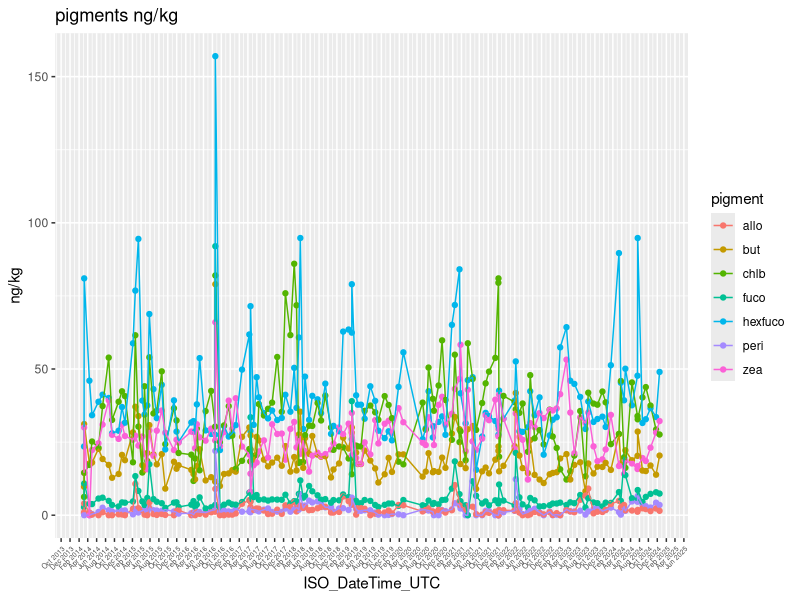
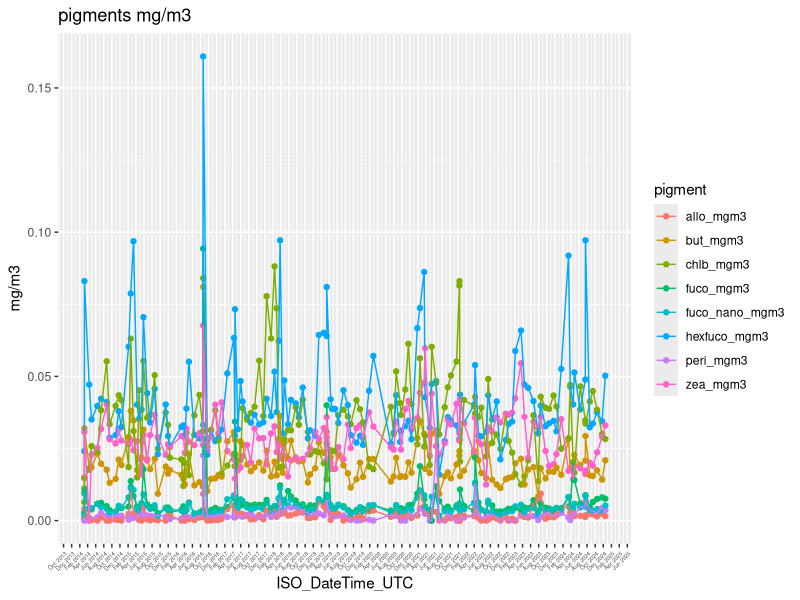
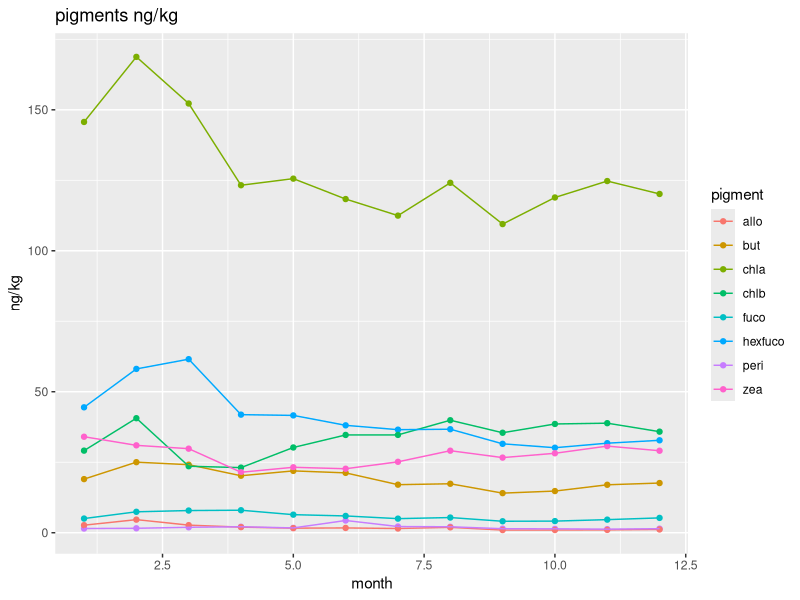
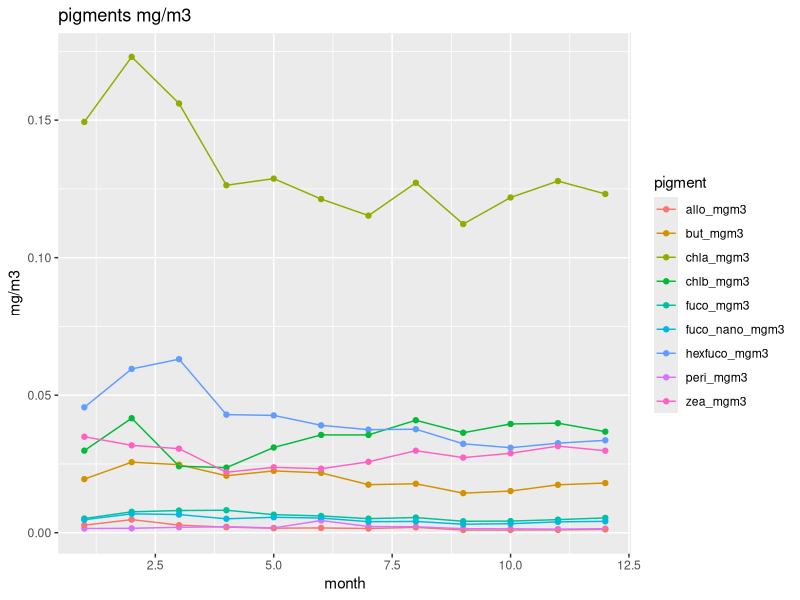
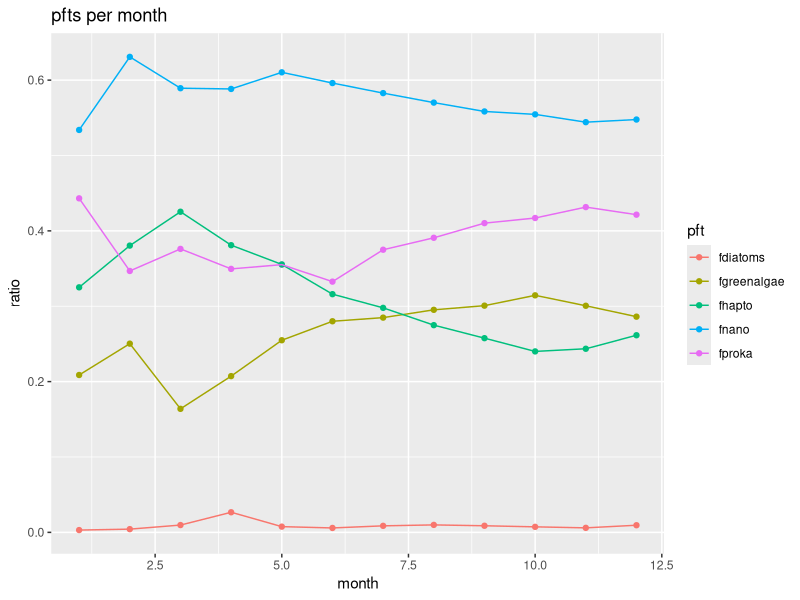
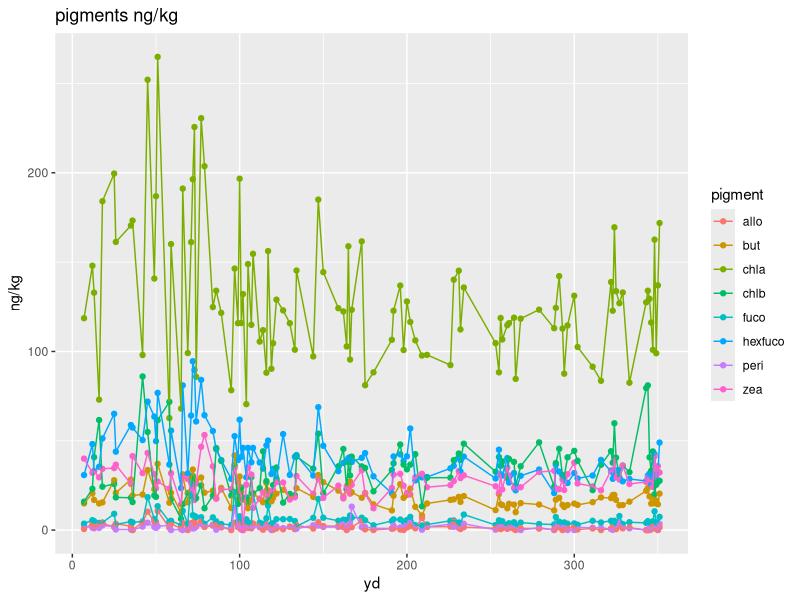
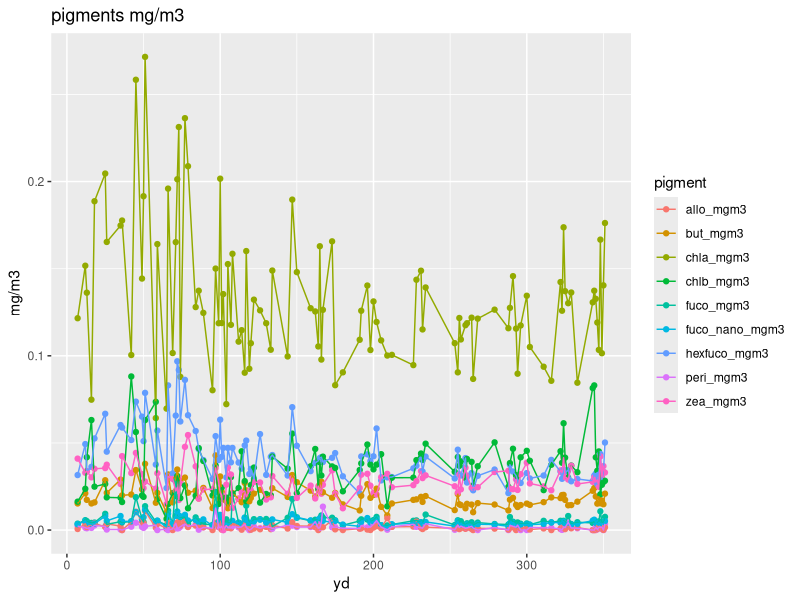
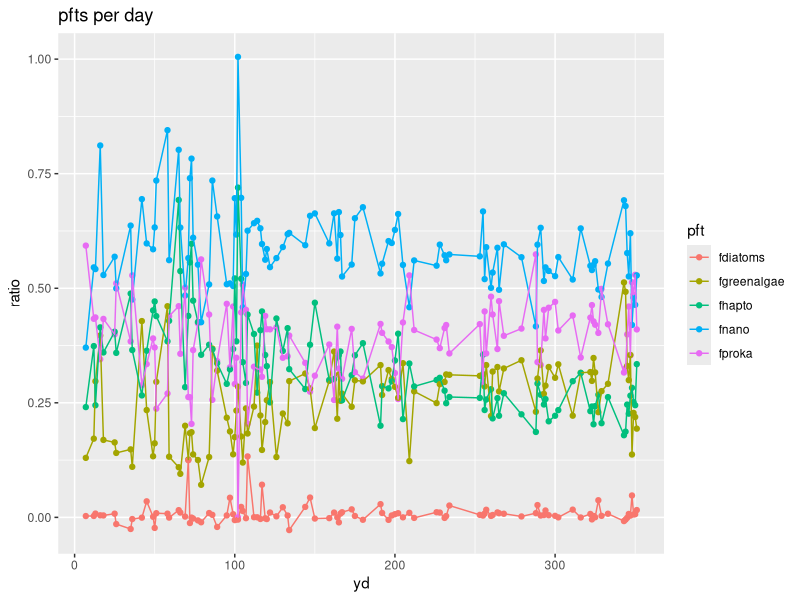

R code for these plots, in order:
## ---- chunk 1
#load in libraries
library(tidyverse)
library(lubridate)
library(viridis)
library(gridExtra)
## ---- chunk 2
pigments = read_csv('893521_v8_bats_pigments.csv')
## ---- chunk 3
pig = pigments %>%
  select(ID, ISO_DateTime_UTC, yyyymmdd, decy, time, Latitude, Longitude, Cruise_num, Cast, Cast_type, Bottle_number, Depth, QF_depth, p4, QF_p4, p5, QF_p5, p6, QF_p6, p7, QF_p7, p10, QF_p10, p13, QF_p13, p14, QF_p14, p19, QF_p19)
#QF_Niskin_GoFlo and QF_depth might be good to have for later
## ---- chunk 4
pig_clean = pig %>%
  filter(QF_p4 != 9 | 
           QF_p4 != 9 |
           QF_p5 != 9 |
           QF_p6 != 9 |
           QF_p7 != 9 |
           QF_p10 != 9 |
           QF_p13 != 9 |
           QF_p14 != 9 |
           QF_p19 != 9) %>%
  filter(Depth < 200) #photic zone
## ---- chunk 5
pig_clean_yd = pig_clean %>%
  mutate(year = year(ISO_DateTime_UTC),
         month = month(ISO_DateTime_UTC),
         day = day(ISO_DateTime_UTC),
         yd = yday(ISO_DateTime_UTC)) %>%
  select(ID, ISO_DateTime_UTC, yyyymmdd, decy, time, month, day, year, yd, Latitude, Longitude, Cruise_num, Cast, Cast_type, Bottle_number, Depth, p4, QF_p4, p5, QF_p5, p6, QF_p6, p7, QF_p7, p10, QF_p10, p13, QF_p13, p14, QF_p14, p19, QF_p19) %>%
  filter(year >= 2014)
## ---- chunk 6
#time series
pig_clean_ts = pig_clean_yd %>%
  group_by(ISO_DateTime_UTC) %>% 
  summarise(across(starts_with('p'), \(x) mean(x, na.rm = TRUE))) %>%
  rename(peri = p4,
         but = p5,
         fuco = p6,
         hexfuco = p7,
         allo = p10,
         chlb = p13,
         chla = p14,
         zea = p19) %>%
  mutate(peri_mgm3 = peri*1025*0.000001,
         but_mgm3 = but*1025*0.000001,
         fuco_mgm3 = fuco*1025*0.000001,
         hexfuco_mgm3 = hexfuco*1025*0.000001,
         allo_mgm3 = allo*1025*0.000001,
         chlb_mgm3 = chlb*1025*0.000001,
         chla_mgm3 = chla*1025*0.000001,
         zea_mgm3 = zea*1025*0.000001,
         fuco_nano_mgm3 = (hexfuco_mgm3^0.098)*(but_mgm3^1.284)) %>%
  mutate(chlaw_mgm3 = ((1.27*fuco_mgm3) + (2.43*peri_mgm3) + (1.07*hexfuco_mgm3) + (2.06*allo_mgm3) + (1.30*chlb_mgm3) + (2.36*zea_mgm3)))

pig_clean_ts_long_ngkg = pig_clean_ts %>%
  select(-peri_mgm3, -but_mgm3, -fuco_mgm3, -hexfuco_mgm3, -allo_mgm3, -chlb_mgm3, -chla_mgm3, -zea_mgm3, -fuco_nano_mgm3, -chlaw_mgm3, -chla) %>%
  pivot_longer(cols = 2:8,
               names_to = 'pigment',
               values_to = 'ng/kg')

pig_clean_ts_long_mgm3 = pig_clean_ts %>%
  select(-peri, -but, -fuco, -hexfuco, -allo, -chlb, -chla, -zea, -chlaw_mgm3, -chla_mgm3) %>%
  pivot_longer(cols = 2:9,
               names_to = 'pigment',
               values_to = 'mg/m3')
## ---- chunk 7
ggplot(pig_clean_ts_long_ngkg, aes(x = ISO_DateTime_UTC, y = `ng/kg`)) + 
  geom_point(aes(color = pigment)) +
  geom_line(aes(group = pigment, color = pigment)) +
  labs(title = 'pigments ng/kg') + 
  scale_x_datetime(
    date_breaks = "2 month",       # monthly ticks
    date_labels = "%b %Y"          # e.g., "Aug 2016"
  ) + theme(axis.text.x = element_text(angle = 45, hjust = 1, size = 5))
ggplot(pig_clean_ts_long_mgm3, aes(x = ISO_DateTime_UTC, y = `mg/m3`)) + 
  geom_point(aes(color = pigment)) +
  geom_line(aes(group = pigment, color = pigment)) +
  labs(title = 'pigments mg/m3') + 
  scale_x_datetime(
    date_breaks = "2 month",       # monthly ticks
    date_labels = "%b %Y"          # e.g., "Aug 2016"
  ) + theme(axis.text.x = element_text(angle = 45, hjust = 1, size = 4))
#add and delete chla from each to add or remove it
## ---- chunk 8
#monthly average
pig_clean_month = pig_clean_yd %>%
  group_by(month) %>% 
  summarise(across(starts_with('p'), \(x) mean(x, na.rm = TRUE))) %>%
  rename(peri = p4,
         but = p5,
         fuco = p6,
         hexfuco = p7,
         allo = p10,
         chlb = p13,
         chla = p14,
         zea = p19) %>%
  mutate(peri_mgm3 = peri*1025*0.000001,
         but_mgm3 = but*1025*0.000001,
         fuco_mgm3 = fuco*1025*0.000001,
         hexfuco_mgm3 = hexfuco*1025*0.000001,
         allo_mgm3 = allo*1025*0.000001,
         chlb_mgm3 = chlb*1025*0.000001,
         chla_mgm3 = chla*1025*0.000001,
         zea_mgm3 = zea*1025*0.000001,
         fuco_nano_mgm3 = (hexfuco_mgm3^0.098)*(but_mgm3^1.284)) %>%
  mutate(chlaw_mgm3 = ((1.27*fuco_mgm3) + (2.43*peri_mgm3) + (1.07*hexfuco_mgm3) + (2.06*allo_mgm3) + (1.30*chlb_mgm3) + (2.36*zea_mgm3))) #but is not included because it was excluded after multiple regression analyses in the losa supplement
## ---- chunk 9
pig_clean_month_long_ngkg = pig_clean_month %>%
  select(-peri_mgm3, -but_mgm3, -fuco_mgm3, -hexfuco_mgm3, -allo_mgm3, -chlb_mgm3, -chla_mgm3, -zea_mgm3, -fuco_nano_mgm3) %>%
  pivot_longer(cols = 2:9,
               names_to = 'pigment',
               values_to = 'ng/kg')

pig_clean_month_long_mgm3 = pig_clean_month %>%
  select(-peri, -but, -fuco, -hexfuco, -allo, -chlb, -chla, -zea) %>%
  pivot_longer(cols = 2:10,
               names_to = 'pigment',
               values_to = 'mg/m3')
## ---- chunk 10
ggplot(pig_clean_month_long_ngkg, aes(x = month, y = `ng/kg`)) + 
  geom_point(aes(color = pigment)) +
  geom_line(aes(group = pigment, color = pigment)) +
  labs(title = 'pigments ng/kg')
ggplot(pig_clean_month_long_mgm3, aes(x = month, y = `mg/m3`)) + 
  geom_point(aes(color = pigment)) +
  geom_line(aes(group = pigment, color = pigment)) +
  labs(title = 'pigments mg/m3')
## ---- chunk 11
pfts_month = pig_clean_month %>%
  select(month) %>%
  mutate(fproka = ((2.36*pig_clean_month$zea_mgm3)/pig_clean_month$chlaw_mgm3),
         fgreenalgae = ((1.30*pig_clean_month$chlb_mgm3)/pig_clean_month$chlaw_mgm3),
         fnano = ((1.07*pig_clean_month$hexfuco_mgm3+2.06*pig_clean_month$allo_mgm3+1.30*pig_clean_month$chlb_mgm3+1.27*pig_clean_month$fuco_nano_mgm3)/pig_clean_month$chlaw_mgm3),
         fhapto = fnano-fgreenalgae,
         fdiatoms = (1.27*(pig_clean_month$fuco_mgm3-pig_clean_month$fuco_nano_mgm3))/pig_clean_month$chlaw_mgm3) 
## ---- chunk 12
pfts_month_long = pfts_month %>%
  pivot_longer(cols = starts_with('f'),
               names_to = 'pft',
               values_to = 'ratio')
## ---- chunk 13
ggplot(pfts_month_long, aes(x = month, y = ratio)) + 
  geom_point(aes(color = pft)) +
  geom_line(aes(group = pft, color = pft)) +
  labs(title = 'pfts per month')
## ---- chunk 14
#daily average
pig_clean_day = pig_clean_yd %>%
  group_by(yd) %>% 
  summarise(across(starts_with('p'), \(x) mean(x, na.rm = TRUE))) %>%
  rename(peri = p4,
         but = p5,
         fuco = p6,
         hexfuco = p7,
         allo = p10,
         chlb = p13,
         chla = p14,
         zea = p19) %>%
  mutate(peri_mgm3 = peri*1025*0.000001,
         but_mgm3 = but*1025*0.000001,
         fuco_mgm3 = fuco*1025*0.000001,
         hexfuco_mgm3 = hexfuco*1025*0.000001,
         allo_mgm3 = allo*1025*0.000001,
         chlb_mgm3 = chlb*1025*0.000001,
         chla_mgm3 = chla*1025*0.000001,
         zea_mgm3 = zea*1025*0.000001,
         fuco_nano_mgm3 = (hexfuco_mgm3^0.098)*(but_mgm3^1.284)) %>%
  mutate(chlaw_mgm3 = ((1.27*fuco_mgm3) + (2.43*peri_mgm3) + (1.07*hexfuco_mgm3) + (2.06*allo_mgm3) + (1.30*chlb_mgm3) + (2.36*zea_mgm3))) #but is not included because it was excluded after multiple regression analyses in the losa supplement
## ---- chunk 15
pig_clean_day_long_ngkg = pig_clean_day %>%
  select(-peri_mgm3, -but_mgm3, -fuco_mgm3, -hexfuco_mgm3, -allo_mgm3, -chlb_mgm3, -chla_mgm3, -zea_mgm3, -fuco_nano_mgm3) %>%
  pivot_longer(cols = 2:9,
               names_to = 'pigment',
               values_to = 'ng/kg')

pig_clean_day_long_mgm3 = pig_clean_day %>%
  select(-peri, -but, -fuco, -hexfuco, -allo, -chlb, -chla, -zea) %>%
  pivot_longer(cols = 2:10,
               names_to = 'pigment',
               values_to = 'mg/m3')
## ---- chunk 16
ggplot(pig_clean_day_long_ngkg, aes(x = yd, y = `ng/kg`)) + 
  geom_point(aes(color = pigment)) +
  geom_line(aes(group = pigment, color = pigment)) +
  labs(title = 'pigments ng/kg')
ggplot(pig_clean_day_long_mgm3, aes(x = yd, y = `mg/m3`)) + 
  geom_point(aes(color = pigment)) +
  geom_line(aes(group = pigment, color = pigment)) +
  labs(title = 'pigments mg/m3')
## ---- chunk 17
pfts_day = pig_clean_day %>%
  select(yd) %>%
  mutate(fproka = ((2.36*pig_clean_day$zea_mgm3)/pig_clean_day$chlaw_mgm3),
         fgreenalgae = ((1.30*pig_clean_day$chlb_mgm3)/pig_clean_day$chlaw_mgm3)) %>%
#pig_clean_day$chla_mgm3 >= 2 all results in FALSE
#pig_clean_day$chla_mgm3 > 0.08 & pig_clean_day$chla_mgm3 < 2 results in mostly TRUE some FALSE meaning I use the S6 equation for those
#pig_clean_day$chla_mgm3 <= 0.08 results in mostly FALSE with some TRUE so I use S7
  mutate(fnano = case_when(
    pig_clean_day$chla_mgm3 > 0.08 & pig_clean_day$chla_mgm3 < 2 ~ ((1.07*pig_clean_day$hexfuco_mgm3+2.06*pig_clean_day$allo_mgm3+1.30*pig_clean_day$chlb_mgm3+1.27*pig_clean_day$fuco_nano_mgm3)/pig_clean_day$chlaw_mgm3),
    pig_clean_day$chla_mgm3 <= 0.08 ~ ((12.5*pig_clean_day$chla_mgm3*1.07*pig_clean_day$hexfuco_mgm3)/pig_clean_day$chlaw_mgm3)+(((1.07*pig_clean_day$hexfuco_mgm3)+(2.06*pig_clean_day$allo_mgm3)+(1.30*pig_clean_day$chlb_mgm3))/pig_clean_day$chlaw_mgm3)+((1.27*pig_clean_day$fuco_nano_mgm3)/pig_clean_day$chlaw_mgm3)),
         fhapto = fnano-fgreenalgae,
    fdiatoms = (1.27*(pig_clean_day$fuco_mgm3-pig_clean_day$fuco_nano_mgm3))/pig_clean_day$chlaw_mgm3)

#diatom equation used is S10 because all chla is lower than 2 mg/m3
## ---- chunk 18
pfts_day_long = pfts_day %>%
  pivot_longer(cols = starts_with('f'),
               names_to = 'pft',
               values_to = 'ratio')
## ---- chunk 19
ggplot(pfts_day_long, aes(x = yd, y = ratio)) + 
  geom_point(aes(color = pft)) +
  geom_line(aes(group = pft, color = pft)) +
  labs(title = 'pfts per day')
#ratio is messed up
## ---- chunk 20
library(maps)
library(ggrepel)
## ---- chunk 21
#pigment on a map
world_map = map_data('world')
## ---- chunk 22
ggplot() + 
  geom_polygon(data = world_map, aes(x = long, y = lat, group = group), fill = 'lightgray', color = 'white') +
  geom_point(data = pig_clean_yd, aes(x = Longitude, y = Latitude), size = 0.25) +
  scale_shape_manual(values = c(2, 1)) +
  coord_fixed(1.3, xlim = c(-70, -60), ylim = c(27, 35)) +
  labs(title = 'BATS HPLC Pigment data', x = 'Longitude', y = 'Latitude') +
  theme_minimal()
